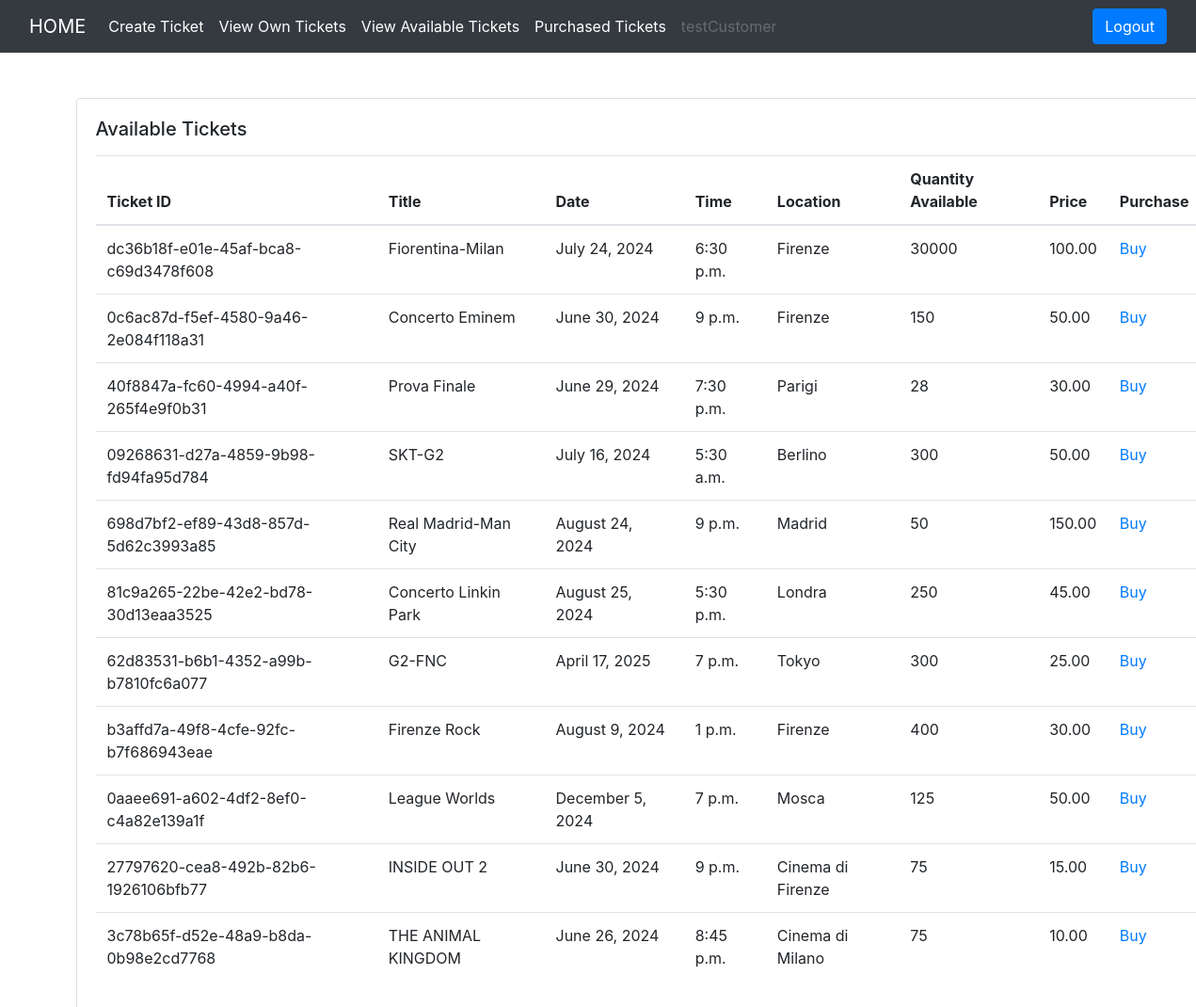
The page /ticket/all-available-tickets/ (signed in) on the database its author committed.
### users/models.py (models this page shows, shortened)
class User(AbstractUser):
    is_customer = models.BooleanField(default=False)
    is_employee = models.BooleanField(default=False)

### ticket/models.py (models this page shows, shortened)
class Ticket(models.Model):
    ticket_number = models.UUIDField(default=uuid.uuid4)
    title = models.CharField(max_length=100)
    price = models.DecimalField(max_digits=10, decimal_places=2, default=0.00)
    date = models.DateTimeField()
    time = models.TimeField(default='00:00')
    location = models.CharField(max_length=100, default='Da Definire')
    quantity_available = models.PositiveIntegerField(default=0)
    is_purchased = models.BooleanField(default=False)
    created_by = models.ForeignKey(User, on_delete=models.CASCADE, related_name='ticket_created_by')
    assigned_to = models.ForeignKey(User, on_delete=models.CASCADE, null=True, blank=True)
    is_resolved = models.BooleanField(default=False)
    accepted_date = models.DateTimeField(null=True, blank=True)
    status_choices = (
        ('completed', 'completed'),
        ('pending', 'pending'),
        ('accepted', 'accepted')
    )
    ticket_status = models.CharField(max_length=20, choices=status_choices)

### ticket/views.py (the view)
# urls.py: path('all-available-tickets/', views.all_available_tickets, name='all-available-tickets'),
def all_available_tickets(request):
    accepted_tickets = Ticket.objects.filter(created_by=request.user, ticket_status='Accepted')
    context = {'tickets': accepted_tickets}
    return render(request, 'ticket/all_available_tickets.html', context)

### templates/ticket/all_available_tickets.html
{% extends 'base.html' %}
{% block content %}
<div class="card mx-auto" style="width: 76rem;">
    <div class="card-body">
        <h5 class="card-title mb-3">Available Tickets</h5>
        <table class="table table-boarded">
            <thead>
            <tr>
                <th scope="col">Ticket ID</th>
                <th scope="col">Title</th>
                <th scope="col">Date</th>
                <th scope="col">Time</th>
                <th scope="col">Location</th>
                <th scope="col">Quantity Available</th>
                <th scope="col">Price</th>
                <th scope="col">Purchase</th>
            </tr>
            </thead>
            <tbody>
            {% for ticket in tickets %}
            <tr>
                <td>{{ticket.ticket_number}}</td>
                <td>{{ticket.title}}</td>
                <td>{{ticket.date|date:"F j, Y"}}</td>
                <td>{{ticket.time}}</td>
                <td>{{ticket.location}}</td>
                <td>{{ticket.quantity_available}}</td>
                <td>{{ticket.price}}</td>
                <td><a href="{% url 'buy-ticket' ticket.pk %}">Buy</a></td>
            </tr>
            {% endfor %}
            </tbody>
        </table>
    </div>
</div>
{% endblock content %}

### templates/base.html (shortened to what this page needs)
<!DOCTYPE html>
<html lang="en">
<head>
    <link rel="stylesheet" href="https://stackpath.bootstrapcdn.com/bootstrap/4.3.1/css/bootstrap.min.css">
</head>
<body>
{% if request.user.is_customer %}
<nav class="navbar navbar-expand-lg navbar-dark bg-dark">
    <div class="container-fluid">
        <a class="navbar-brand" href="/">HOME</a>
        <div class="collapse navbar-collapse" id="navbarSupportedContent">
            <ul class="navbar-nav mr-auto">
                <li class="nav-item">
                    <a class="nav-link active" href="{% url 'create-ticket' %}">Create Ticket</a>
                </li>
                <li class="nav-item">
                    <a class="nav-link active" href="{% url 'all-tickets' %}">View Own Tickets</a>
                </li>
                <li class="nav-item">
                    <a class="nav-link active" href="{% url 'all-available-tickets' %}">View Available Tickets</a>
                </li>
                <li class="nav-item">
                    <a class="nav-link active" href="{% url 'purchased-tickets' %}">Purchased Tickets</a>
                </li>
                <li class="nav-item">
                    <a class="nav-link disabled" href="#" tabindex="-1" aria-disabled="true">{{request.user.username}}</a>
                </li>
            </ul>
            <div class="ml-auto">
                <a href="{% url 'logout' %}" class="btn btn-primary me-2">Logout</a>
            </div>
        </div>
    </div>
</nav>
{% endif %}
<div class="container mt-5">
    {% block content %}
    {% endblock content %}
</div>
</body>
</html>

### rows shown on the page
User: user.username "testCustomer"
Ticket: ticket_number "dc36b18f-e01e-45af-bca8-c69d3478f608", title "Fiorentina-Milan", date "July 24, 2024", time "6:30 p.m.", location "Firenze", quantity_available "30000", price "100.00"
Ticket: ticket_number "0c6ac87d-f5ef-4580-9a46-2e084f118a31", title "Concerto Eminem", date "June 30, 2024", time "9 p.m.", location "Firenze", quantity_available "150", price "50.00"
Ticket: ticket_number "40f8847a-fc60-4994-a40f-265f4e9f0b31", title "Prova Finale", date "June 29, 2024", time "7:30 p.m.", location "Parigi", quantity_available "28", price "30.00"
Ticket: ticket_number "09268631-d27a-4859-9b98-fd94fa95d784", title "SKT-G2", date "July 16, 2024", time "5:30 a.m.", location "Berlino", quantity_available "300", price "50.00"
Ticket: ticket_number "698d7bf2-ef89-43d8-857d-5d62c3993a85", title "Real Madrid-Man City", date "August 24, 2024", time "9 p.m.", location "Madrid", quantity_available "50", price "150.00"
Ticket: ticket_number "81c9a265-22be-42e2-bd78-30d13eaa3525", title "Concerto Linkin Park", date "August 25, 2024", time "5:30 p.m.", location "Londra", quantity_available "250", price "45.00"
Ticket: ticket_number "62d83531-b6b1-4352-a99b-b7810fc6a077", title "G2-FNC", date "April 17, 2025", time "7 p.m.", location "Tokyo", quantity_available "300", price "25.00"
Ticket: ticket_number "b3affd7a-49f8-4cfe-92fc-b7f686943eae", title "Firenze Rock", date "August 9, 2024", time "1 p.m.", location "Firenze", quantity_available "400", price "30.00"
Ticket: ticket_number "0aaee691-a602-4df2-8ef0-c4a82e139a1f", title "League Worlds", date "December 5, 2024", time "7 p.m.", location "Mosca", quantity_available "125", price "50.00"
Ticket: ticket_number "27797620-cea8-492b-82b6-1926106bfb77", title "INSIDE OUT 2", date "June 30, 2024", time "9 p.m.", location "Cinema di Firenze", quantity_available "75", price "15.00"
Ticket: ticket_number "3c78b65f-d52e-48a9-b8da-0b98e2cd7768", title "THE ANIMAL KINGDOM", date "June 26, 2024", time "8:45 p.m.", location "Cinema di Milano", quantity_available "75", price "10.00"
